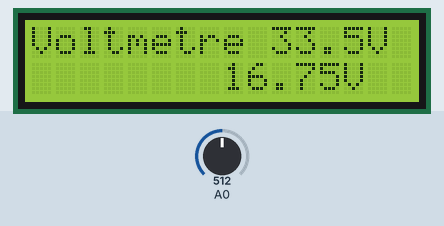
This sketch was run on a simulated Arduino Uno, built with avr-gcc and run on an emulated ATmega328P. Parts: 16×2 character LCD. Inputs (shaded band) come from the test bench; at power-on: A0 = 512. What the sketch prints to the serial monitor is not drawn.

Above: at 1.2 s.
1.3 s: A0 set to 312
At 2.5 s:
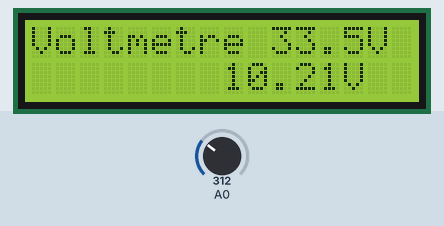
2.8 s: A0 set to 289
At 3.6 s:
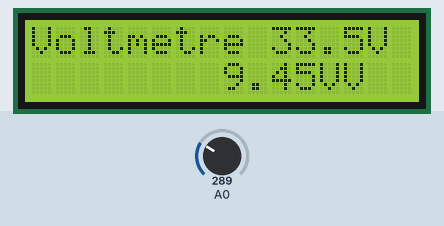
4.3 s: A0 set to 306
At 5.3 s:
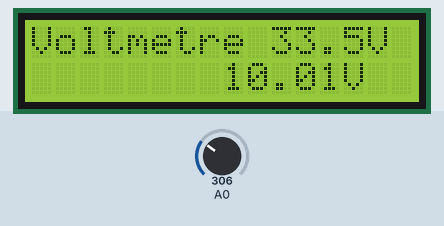
5.8 s: A0 set to 122
At 6.3 s:
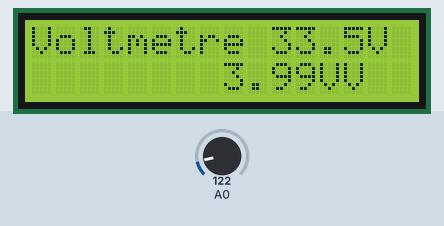
Timing chart, 0 to 8.3 s (numbered marks = the images above; inputs shaded):
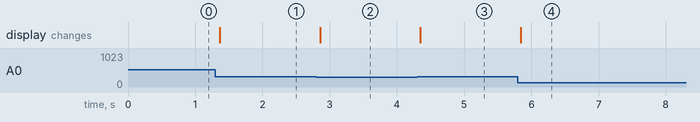

Measured:
- the behaviour switches between 306 and 305 on A0 (found by bisection; images 1 and 2)
- after the input at 1.3 s, the display: changes after 0.06 s (image 1)
- after the input at 2.8 s, the display: changes after 0.06 s (image 2)
- after the input at 4.3 s, the display: changes at once (image 3)
- after the input at 5.8 s, the display: changes at once (image 4)

The sketch:

tp_.ino
```cpp
#define PASVOLT (float)(5.0F / 1024.0F)
#include <LiquidCrystal.h>

const int rs = 12, en = 11, d4 = 5, d5 = 4, d6 = 3, d7 = 2;
LiquidCrystal lcd(rs, en, d4, d5, d6, d7);

void setup() {
  // put your setup code here, to run once:
  Serial.begin(9600);
  lcd.begin(16,2);
  lcd.print("Voltmetre 33.5V");
}

void loop() {
  // put your main code here, to run repeatedly:
unsigned int palier=analogRead(A0);
Serial.print("valeur :\t");
Serial.println(palier);
Serial.print("\ttension :\t");
float pasSortie=33.5F / 5.0F;
float tensionIn=palier * PASVOLT * pasSortie;
Serial.print(tensionIn);
Serial.print("V\n");

lcd.setCursor(8,1);
lcd.print("     ");
lcd.setCursor(8,1);
lcd.print(tensionIn);
lcd.print("V");

}
```
